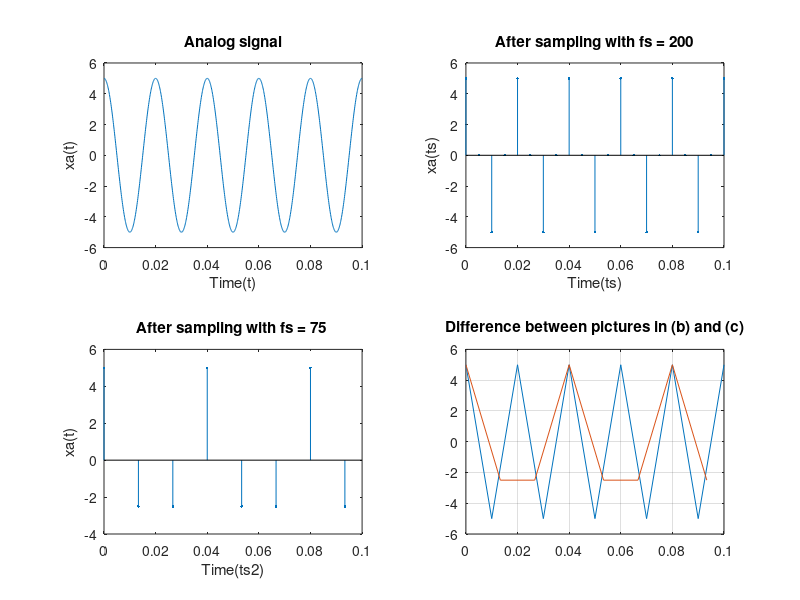

The MATLAB source for this figure:
clc;
clear all;
close all;

% 1(a) :

a = 5;
f = 50;
t = 0:0.0001:.1;
xa = a*cos(2*pi*f*t);
subplot(2,2,1);
plot(t,xa);
xlabel('Time(t)');
ylabel('xa(t)');
title('Analog signal');

%1(b):
fs = 200;
ts = 0:1/fs:.1;

sampledSeq1 = a*cos(2*pi*f*ts);
subplot(2,2,2);
stem(ts,sampledSeq1,'.');
xlabel('Time(ts)');
ylabel('xa(ts)');
title('After sampling with fs = 200');

% 1(c) :

fs = 75;
ts2 = 0:1/fs:.1;

sampledSeq2 = a*cos(2*pi*f*ts2);
subplot(2,2,3);
stem(ts2,sampledSeq2,'.');
xlabel('Time(ts2)');
ylabel('xa(t)');
title('After sampling with fs = 75 ');

% 1(d) :

subplot(2,2,4);
plot(ts,sampledSeq1,ts2,sampledSeq2);
grid on;
title('Difference between pictures in (b) and (c)');


